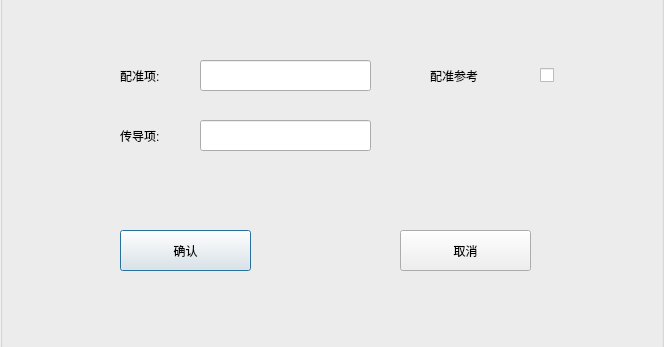
<?xml version="1.0" encoding="UTF-8"?>
<ui version="4.0">
 <class>qGLChooseDialog</class>
 <widget class="QDialog" name="qGLChooseDialog">
  <property name="geometry">
   <rect>
    <x>0</x>
    <y>0</y>
    <width>664</width>
    <height>347</height>
   </rect>
  </property>
  <property name="windowTitle">
   <string>GLChooseDialog</string>
  </property>
  <widget class="QGroupBox" name="groupBox">
   <property name="geometry">
    <rect>
     <x>0</x>
     <y>-10</y>
     <width>664</width>
     <height>360</height>
    </rect>
   </property>
   <property name="title">
    <string/>
   </property>
   <widget class="QLabel" name="label">
    <property name="geometry">
     <rect>
      <x>120</x>
      <y>70</y>
      <width>81</width>
      <height>31</height>
     </rect>
    </property>
    <property name="text">
     <string>配准项:</string>
    </property>
   </widget>
   <widget class="QPushButton" name="btnConfirm">
    <property name="geometry">
     <rect>
      <x>120</x>
      <y>240</y>
      <width>131</width>
      <height>41</height>
     </rect>
    </property>
    <property name="text">
     <string>确认</string>
    </property>
   </widget>
   <widget class="QLineEdit" name="lblTransmitName">
    <property name="geometry">
     <rect>
      <x>200</x>
      <y>130</y>
      <width>171</width>
      <height>31</height>
     </rect>
    </property>
   </widget>
   <widget class="QLineEdit" name="lblRegistName">
    <property name="geometry">
     <rect>
      <x>200</x>
      <y>70</y>
      <width>171</width>
      <height>31</height>
     </rect>
    </property>
   </widget>
   <widget class="QCheckBox" name="chbTransmit">
    <property name="geometry">
     <rect>
      <x>540</x>
      <y>70</y>
      <width>71</width>
      <height>31</height>
     </rect>
    </property>
    <property name="text">
     <string/>
    </property>
   </widget>
   <widget class="QLabel" name="lblTransmit">
    <property name="geometry">
     <rect>
      <x>120</x>
      <y>130</y>
      <width>81</width>
      <height>31</height>
     </rect>
    </property>
    <property name="text">
     <string>传导项:</string>
    </property>
   </widget>
   <widget class="QPushButton" name="btnCancel">
    <property name="geometry">
     <rect>
      <x>400</x>
      <y>240</y>
      <width>131</width>
      <height>41</height>
     </rect>
    </property>
    <property name="text">
     <string>取消</string>
    </property>
   </widget>
   <widget class="QLabel" name="label_3">
    <property name="geometry">
     <rect>
      <x>430</x>
      <y>70</y>
      <width>111</width>
      <height>31</height>
     </rect>
    </property>
    <property name="text">
     <string>配准参考</string>
    </property>
   </widget>
  </widget>
 </widget>
 <layoutdefault spacing="6" margin="11"/>
 <resources/>
 <connections/>
</ui>
